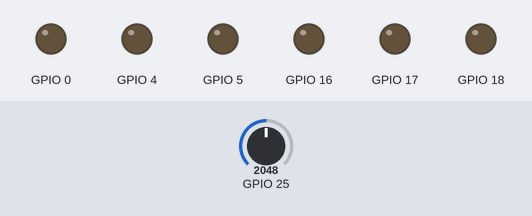
The sketch below on a simulated ESP32. Parts: output pins drawn as LEDs (lit = HIGH). The inputs (shaded band) are chosen by the test bench; at power-on: GPIO 25 = 2048. What the sketch prints to the serial monitor is not drawn.

Above: at 1.2 s.
1.3 s: GPIO 25 set to 1303
2.8 s: GPIO 25 set to 1191
At 4.0 s:
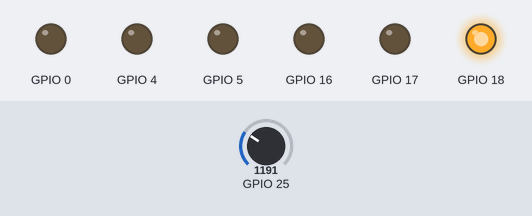
4.3 s: GPIO 25 set to 1007
At 5.4 s:
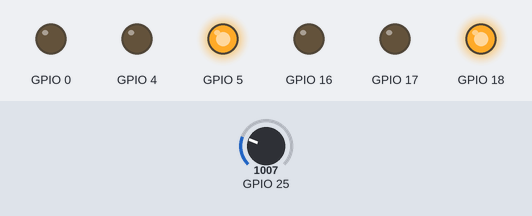
5.8 s: GPIO 25 set to 899
At 6.6 s:
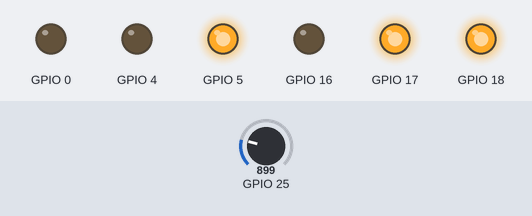
7.3 s: GPIO 25 set to 491
At 8.1 s:
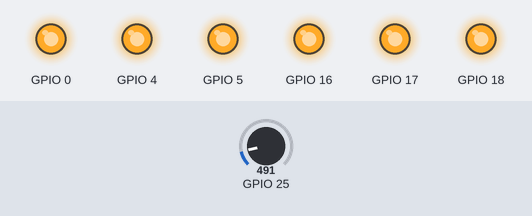
10.3 s: GPIO 25 set to 0
At 11.4 s:
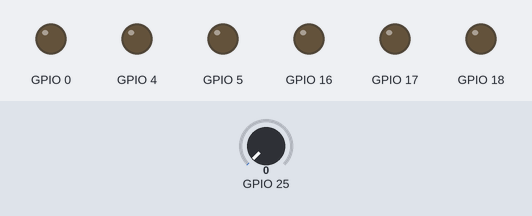
Timing chart, 0 to 12.8 s (numbered marks = the images above; inputs shaded):
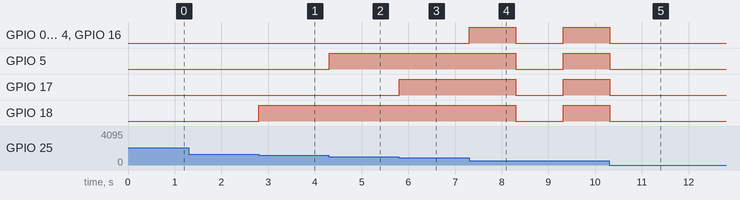

Measured:
- the behaviour switches between 1241 and 1240 on GPIO 25 (found by bisection; images 0 and 1)
- the behaviour switches between 1082 and 1081 on GPIO 25 (found by bisection; images 1 and 2)
- the behaviour switches between 940 and 939 on GPIO 25 (found by bisection; images 2 and 3)
- after the input at 1.3 s, every drawn part: stays the same
- after the input at 2.8 s, GPIO 18: LOW → HIGH at once
- after the input at 4.3 s, GPIO 5: LOW → HIGH at once
- after the input at 5.8 s, GPIO 17: LOW → HIGH at once
- after the input at 7.3 s, GPIO 0, GPIO 4, GPIO 16: LOW → HIGH at once, → LOW 1.0 s later, → HIGH 1.0 s later; GPIO 5, GPIO 17, GPIO 18: HIGH → LOW after 1.0 s, → HIGH 1.0 s later
- after the input at 10.3 s, GPIO 0, GPIO 4, GPIO 5, GPIO 16–18: goes on until 10.3 s, then stays LOW

The sketch:

sketch.ino
```cpp
float cTemp;
bool btnStatus = true;
void setup() {
  // put your setup code here, to run once:

  //LED bar initialization
  pinMode(18, OUTPUT);
  pinMode(5, OUTPUT);
  pinMode(17, OUTPUT);
  pinMode(16, OUTPUT);
  pinMode(4,OUTPUT);
  pinMode(0,OUTPUT);

  //NTC init
  pinMode(25, INPUT);

  //Button init
  pinMode(27, INPUT);
  Serial.begin(115200);
  Serial.println("Hello, ESP32!");
}
void alarm()
{
  digitalWrite(18, HIGH);
  digitalWrite(5, HIGH);
  digitalWrite(17, HIGH);
  digitalWrite(16, HIGH);
  digitalWrite(4, HIGH);
  digitalWrite(0, HIGH);
  delay(1000);
  digitalWrite(18, LOW);
  digitalWrite(5, LOW);
  digitalWrite(17, LOW);
  digitalWrite(16, LOW);
  digitalWrite(4, LOW);
  digitalWrite(0, LOW);
  delay(1000);
}

void setLedBar(int currentTemerature, int targetTemperature)
{
  if(currentTemerature + 10 < targetTemperature)
    digitalWrite(18, LOW);
  else digitalWrite(18, HIGH);
  if(currentTemerature + 5 < targetTemperature)
    digitalWrite(5, LOW);
  else digitalWrite(5, HIGH);
  if(currentTemerature < targetTemperature)
    digitalWrite(17, LOW);
  else digitalWrite(17, HIGH);
  if(currentTemerature -5 < targetTemperature)
    digitalWrite(16, LOW);
  else digitalWrite(16, HIGH);
  if(currentTemerature -10 < targetTemperature)
    digitalWrite(4, LOW);
  else digitalWrite(4, HIGH);
  if(currentTemerature -15 < targetTemperature)
    digitalWrite(0, LOW);
  else digitalWrite(0, HIGH);

}
float getTemperature(int analogValue)
{
  float BETA = 3950; // should match the Beta Coefficient of the thermistor
  float celsius = 1 / (log(1 / (4095.0 / analogValue - 1)) / BETA + 1.0 / 298.15) - 273.15;
  return celsius;
}
/*void setBtnStatus()
{
  if(digitalRead(27)==LOW) btnStatus = true;
  else btnStatus = true;
  Serial.println(btnStatus);
}*/
void loop() {
  //setBtnStatus();
  if(btnStatus){

  cTemp = getTemperature(analogRead(25));

  if(cTemp > 75.0) alarm();
  else setLedBar(cTemp, 55);
  }
  // put your main code here, to run repeatedly:
  delay(10); // this speeds up the simulation
}
```
